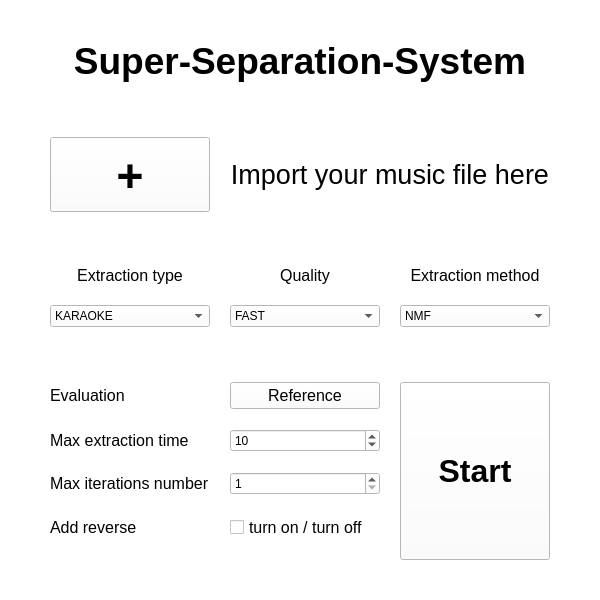
<?xml version="1.0" encoding="UTF-8"?>
<ui version="4.0">
 <class>MainWindow</class>
 <widget class="QMainWindow" name="MainWindow">
  <property name="geometry">
   <rect>
    <x>0</x>
    <y>0</y>
    <width>600</width>
    <height>600</height>
   </rect>
  </property>
  <property name="sizeIncrement">
   <size>
    <width>0</width>
    <height>0</height>
   </size>
  </property>
  <property name="palette">
   <palette>
    <active>
     <colorrole role="WindowText">
      <brush brushstyle="SolidPattern">
       <color alpha="255">
        <red>0</red>
        <green>0</green>
        <blue>0</blue>
       </color>
      </brush>
     </colorrole>
     <colorrole role="Button">
      <brush brushstyle="SolidPattern">
       <color alpha="255">
        <red>255</red>
        <green>255</green>
        <blue>255</blue>
       </color>
      </brush>
     </colorrole>
     <colorrole role="Light">
      <brush brushstyle="SolidPattern">
       <color alpha="255">
        <red>255</red>
        <green>255</green>
        <blue>255</blue>
       </color>
      </brush>
     </colorrole>
     <colorrole role="Midlight">
      <brush brushstyle="SolidPattern">
       <color alpha="255">
        <red>255</red>
        <green>255</green>
        <blue>255</blue>
       </color>
      </brush>
     </colorrole>
     <colorrole role="Dark">
      <brush brushstyle="SolidPattern">
       <color alpha="255">
        <red>127</red>
        <green>127</green>
        <blue>127</blue>
       </color>
      </brush>
     </colorrole>
     <colorrole role="Mid">
      <brush brushstyle="SolidPattern">
       <color alpha="255">
        <red>170</red>
        <green>170</green>
        <blue>170</blue>
       </color>
      </brush>
     </colorrole>
     <colorrole role="Text">
      <brush brushstyle="SolidPattern">
       <color alpha="255">
        <red>0</red>
        <green>0</green>
        <blue>0</blue>
       </color>
      </brush>
     </colorrole>
     <colorrole role="BrightText">
      <brush brushstyle="SolidPattern">
       <color alpha="255">
        <red>255</red>
        <green>255</green>
        <blue>255</blue>
       </color>
      </brush>
     </colorrole>
     <colorrole role="ButtonText">
      <brush brushstyle="SolidPattern">
       <color alpha="255">
        <red>0</red>
        <green>0</green>
        <blue>0</blue>
       </color>
      </brush>
     </colorrole>
     <colorrole role="Base">
      <brush brushstyle="SolidPattern">
       <color alpha="255">
        <red>255</red>
        <green>255</green>
        <blue>255</blue>
       </color>
      </brush>
     </colorrole>
     <colorrole role="Window">
      <brush brushstyle="SolidPattern">
       <color alpha="255">
        <red>255</red>
        <green>255</green>
        <blue>255</blue>
       </color>
      </brush>
     </colorrole>
     <colorrole role="Shadow">
      <brush brushstyle="SolidPattern">
       <color alpha="255">
        <red>0</red>
        <green>0</green>
        <blue>0</blue>
       </color>
      </brush>
     </colorrole>
     <colorrole role="AlternateBase">
      <brush brushstyle="SolidPattern">
       <color alpha="255">
        <red>255</red>
        <green>255</green>
        <blue>255</blue>
       </color>
      </brush>
     </colorrole>
     <colorrole role="ToolTipBase">
      <brush brushstyle="SolidPattern">
       <color alpha="255">
        <red>255</red>
        <green>255</green>
        <blue>220</blue>
       </color>
      </brush>
     </colorrole>
     <colorrole role="ToolTipText">
      <brush brushstyle="SolidPattern">
       <color alpha="255">
        <red>0</red>
        <green>0</green>
        <blue>0</blue>
       </color>
      </brush>
     </colorrole>
    </active>
    <inactive>
     <colorrole role="WindowText">
      <brush brushstyle="SolidPattern">
       <color alpha="255">
        <red>0</red>
        <green>0</green>
        <blue>0</blue>
       </color>
      </brush>
     </colorrole>
     <colorrole role="Button">
      <brush brushstyle="SolidPattern">
       <color alpha="255">
        <red>255</red>
        <green>255</green>
        <blue>255</blue>
       </color>
      </brush>
     </colorrole>
     <colorrole role="Light">
      <brush brushstyle="SolidPattern">
       <color alpha="255">
        <red>255</red>
        <green>255</green>
        <blue>255</blue>
       </color>
      </brush>
     </colorrole>
     <colorrole role="Midlight">
      <brush brushstyle="SolidPattern">
       <color alpha="255">
        <red>255</red>
        <green>255</green>
        <blue>255</blue>
       </color>
      </brush>
     </colorrole>
     <colorrole role="Dark">
      <brush brushstyle="SolidPattern">
       <color alpha="255">
        <red>127</red>
        <green>127</green>
        <blue>127</blue>
       </color>
      </brush>
     </colorrole>
     <colorrole role="Mid">
      <brush brushstyle="SolidPattern">
       <color alpha="255">
        <red>170</red>
        <green>170</green>
        <blue>170</blue>
       </color>
      </brush>
     </colorrole>
     <colorrole role="Text">
      <brush brushstyle="SolidPattern">
       <color alpha="255">
        <red>0</red>
        <green>0</green>
        <blue>0</blue>
       </color>
      </brush>
     </colorrole>
     <colorrole role="BrightText">
      <brush brushstyle="SolidPattern">
       <color alpha="255">
        <red>255</red>
        <green>255</green>
        <blue>255</blue>
       </color>
      </brush>
     </colorrole>
     <colorrole role="ButtonText">
      <brush brushstyle="SolidPattern">
       <color alpha="255">
        <red>0</red>
        <green>0</green>
        <blue>0</blue>
       </color>
      </brush>
     </colorrole>
     <colorrole role="Base">
      <brush brushstyle="SolidPattern">
       <color alpha="255">
        <red>255</red>
        <green>255</green>
        <blue>255</blue>
       </color>
      </brush>
     </colorrole>
     <colorrole role="Window">
      <brush brushstyle="SolidPattern">
       <color alpha="255">
        <red>255</red>
        <green>255</green>
        <blue>255</blue>
       </color>
      </brush>
     </colorrole>
     <colorrole role="Shadow">
      <brush brushstyle="SolidPattern">
       <color alpha="255">
        <red>0</red>
        <green>0</green>
        <blue>0</blue>
       </color>
      </brush>
     </colorrole>
     <colorrole role="AlternateBase">
      <brush brushstyle="SolidPattern">
       <color alpha="255">
        <red>255</red>
        <green>255</green>
        <blue>255</blue>
       </color>
      </brush>
     </colorrole>
     <colorrole role="ToolTipBase">
      <brush brushstyle="SolidPattern">
       <color alpha="255">
        <red>255</red>
        <green>255</green>
        <blue>220</blue>
       </color>
      </brush>
     </colorrole>
     <colorrole role="ToolTipText">
      <brush brushstyle="SolidPattern">
       <color alpha="255">
        <red>0</red>
        <green>0</green>
        <blue>0</blue>
       </color>
      </brush>
     </colorrole>
    </inactive>
    <disabled>
     <colorrole role="WindowText">
      <brush brushstyle="SolidPattern">
       <color alpha="255">
        <red>127</red>
        <green>127</green>
        <blue>127</blue>
       </color>
      </brush>
     </colorrole>
     <colorrole role="Button">
      <brush brushstyle="SolidPattern">
       <color alpha="255">
        <red>255</red>
        <green>255</green>
        <blue>255</blue>
       </color>
      </brush>
     </colorrole>
     <colorrole role="Light">
      <brush brushstyle="SolidPattern">
       <color alpha="255">
        <red>255</red>
        <green>255</green>
        <blue>255</blue>
       </color>
      </brush>
     </colorrole>
     <colorrole role="Midlight">
      <brush brushstyle="SolidPattern">
       <color alpha="255">
        <red>255</red>
        <green>255</green>
        <blue>255</blue>
       </color>
      </brush>
     </colorrole>
     <colorrole role="Dark">
      <brush brushstyle="SolidPattern">
       <color alpha="255">
        <red>127</red>
        <green>127</green>
        <blue>127</blue>
       </color>
      </brush>
     </colorrole>
     <colorrole role="Mid">
      <brush brushstyle="SolidPattern">
       <color alpha="255">
        <red>170</red>
        <green>170</green>
        <blue>170</blue>
       </color>
      </brush>
     </colorrole>
     <colorrole role="Text">
      <brush brushstyle="SolidPattern">
       <color alpha="255">
        <red>127</red>
        <green>127</green>
        <blue>127</blue>
       </color>
      </brush>
     </colorrole>
     <colorrole role="BrightText">
      <brush brushstyle="SolidPattern">
       <color alpha="255">
        <red>255</red>
        <green>255</green>
        <blue>255</blue>
       </color>
      </brush>
     </colorrole>
     <colorrole role="ButtonText">
      <brush brushstyle="SolidPattern">
       <color alpha="255">
        <red>127</red>
        <green>127</green>
        <blue>127</blue>
       </color>
      </brush>
     </colorrole>
     <colorrole role="Base">
      <brush brushstyle="SolidPattern">
       <color alpha="255">
        <red>255</red>
        <green>255</green>
        <blue>255</blue>
       </color>
      </brush>
     </colorrole>
     <colorrole role="Window">
      <brush brushstyle="SolidPattern">
       <color alpha="255">
        <red>255</red>
        <green>255</green>
        <blue>255</blue>
       </color>
      </brush>
     </colorrole>
     <colorrole role="Shadow">
      <brush brushstyle="SolidPattern">
       <color alpha="255">
        <red>0</red>
        <green>0</green>
        <blue>0</blue>
       </color>
      </brush>
     </colorrole>
     <colorrole role="AlternateBase">
      <brush brushstyle="SolidPattern">
       <color alpha="255">
        <red>255</red>
        <green>255</green>
        <blue>255</blue>
       </color>
      </brush>
     </colorrole>
     <colorrole role="ToolTipBase">
      <brush brushstyle="SolidPattern">
       <color alpha="255">
        <red>255</red>
        <green>255</green>
        <blue>220</blue>
       </color>
      </brush>
     </colorrole>
     <colorrole role="ToolTipText">
      <brush brushstyle="SolidPattern">
       <color alpha="255">
        <red>0</red>
        <green>0</green>
        <blue>0</blue>
       </color>
      </brush>
     </colorrole>
    </disabled>
   </palette>
  </property>
  <property name="font">
   <font>
    <family>Segoe UI</family>
   </font>
  </property>
  <property name="windowTitle">
   <string>Super-Separation-System</string>
  </property>
  <property name="iconSize">
   <size>
    <width>24</width>
    <height>24</height>
   </size>
  </property>
  <widget class="QWidget" name="centralwidget">
   <layout class="QGridLayout" name="gridLayout_4" rowstretch="0,0,0,0,0,0,0,0,0,0,0,0,0,0,0">
    <property name="leftMargin">
     <number>50</number>
    </property>
    <property name="topMargin">
     <number>40</number>
    </property>
    <property name="rightMargin">
     <number>50</number>
    </property>
    <property name="bottomMargin">
     <number>40</number>
    </property>
    <property name="spacing">
     <number>20</number>
    </property>
    <item row="12" column="0">
     <widget class="QLabel" name="maxIterationsLabel">
      <property name="font">
       <font>
        <pointsize>12</pointsize>
       </font>
      </property>
      <property name="text">
       <string>Max iterations number</string>
      </property>
      <property name="alignment">
       <set>Qt::AlignLeading|Qt::AlignLeft|Qt::AlignVCenter</set>
      </property>
     </widget>
    </item>
    <item row="11" column="0">
     <widget class="QLabel" name="maxTimeLabel">
      <property name="font">
       <font>
        <pointsize>12</pointsize>
       </font>
      </property>
      <property name="text">
       <string>Max extraction time</string>
      </property>
      <property name="alignment">
       <set>Qt::AlignLeading|Qt::AlignLeft|Qt::AlignVCenter</set>
      </property>
     </widget>
    </item>
    <item row="0" column="0" colspan="3">
     <widget class="QLabel" name="titleLabel">
      <property name="font">
       <font>
        <family>Segoe UI</family>
        <pointsize>28</pointsize>
        <weight>75</weight>
        <italic>false</italic>
        <bold>true</bold>
        <underline>false</underline>
        <strikeout>false</strikeout>
        <kerning>false</kerning>
       </font>
      </property>
      <property name="text">
       <string>Super-Separation-System</string>
      </property>
      <property name="textFormat">
       <enum>Qt::AutoText</enum>
      </property>
      <property name="scaledContents">
       <bool>false</bool>
      </property>
      <property name="alignment">
       <set>Qt::AlignCenter</set>
      </property>
     </widget>
    </item>
    <item row="12" column="1">
     <widget class="QSpinBox" name="maxIterationsSpinBox">
      <property name="minimum">
       <number>1</number>
      </property>
     </widget>
    </item>
    <item row="11" column="1">
     <widget class="QSpinBox" name="maxTimeSpinBox">
      <property name="minimum">
       <number>1</number>
      </property>
      <property name="value">
       <number>10</number>
      </property>
     </widget>
    </item>
    <item row="4" column="1">
     <widget class="QLabel" name="qualityLabel">
      <property name="font">
       <font>
        <pointsize>12</pointsize>
       </font>
      </property>
      <property name="text">
       <string>Quality</string>
      </property>
      <property name="alignment">
       <set>Qt::AlignCenter</set>
      </property>
     </widget>
    </item>
    <item row="4" column="2">
     <widget class="QLabel" name="extractionMethodLabel">
      <property name="font">
       <font>
        <pointsize>12</pointsize>
       </font>
      </property>
      <property name="text">
       <string>Extraction method</string>
      </property>
      <property name="alignment">
       <set>Qt::AlignCenter</set>
      </property>
     </widget>
    </item>
    <item row="7" column="0">
     <widget class="QComboBox" name="extractionTypeComboBox">
      <property name="layoutDirection">
       <enum>Qt::LeftToRight</enum>
      </property>
      <property name="currentText">
       <string>KARAOKE</string>
      </property>
      <item>
       <property name="text">
        <string>KARAOKE</string>
       </property>
      </item>
      <item>
       <property name="text">
        <string>BASS</string>
       </property>
      </item>
      <item>
       <property name="text">
        <string>DRUMS</string>
       </property>
      </item>
      <item>
       <property name="text">
        <string>VOCAL</string>
       </property>
      </item>
      <item>
       <property name="text">
        <string>FULL</string>
       </property>
      </item>
     </widget>
    </item>
    <item row="7" column="1">
     <widget class="QComboBox" name="qualityComboBox">
      <property name="currentText">
       <string>FAST</string>
      </property>
      <item>
       <property name="text">
        <string>FAST</string>
       </property>
      </item>
      <item>
       <property name="text">
        <string>NORMAL</string>
       </property>
      </item>
      <item>
       <property name="text">
        <string>HIGH</string>
       </property>
      </item>
     </widget>
    </item>
    <item row="2" column="0">
     <widget class="QPushButton" name="importFileButton">
      <property name="sizePolicy">
       <sizepolicy hsizetype="Ignored" vsizetype="Preferred">
        <horstretch>0</horstretch>
        <verstretch>0</verstretch>
       </sizepolicy>
      </property>
      <property name="minimumSize">
       <size>
        <width>2</width>
        <height>0</height>
       </size>
      </property>
      <property name="baseSize">
       <size>
        <width>0</width>
        <height>0</height>
       </size>
      </property>
      <property name="font">
       <font>
        <family>Bauhaus 93</family>
        <pointsize>36</pointsize>
        <weight>75</weight>
        <bold>true</bold>
        <stylestrategy>PreferDefault</stylestrategy>
       </font>
      </property>
      <property name="layoutDirection">
       <enum>Qt::LeftToRight</enum>
      </property>
      <property name="text">
       <string>+</string>
      </property>
      <property name="autoDefault">
       <bool>false</bool>
      </property>
      <property name="default">
       <bool>false</bool>
      </property>
      <property name="flat">
       <bool>false</bool>
      </property>
     </widget>
    </item>
    <item row="2" column="1" colspan="2">
     <widget class="QLabel" name="importFIleLabel">
      <property name="font">
       <font>
        <pointsize>20</pointsize>
       </font>
      </property>
      <property name="text">
       <string>Import your music file here</string>
      </property>
      <property name="alignment">
       <set>Qt::AlignCenter</set>
      </property>
     </widget>
    </item>
    <item row="9" column="0">
     <spacer name="verticalSpacer_3">
      <property name="orientation">
       <enum>Qt::Vertical</enum>
      </property>
      <property name="sizeHint" stdset="0">
       <size>
        <width>20</width>
        <height>40</height>
       </size>
      </property>
     </spacer>
    </item>
    <item row="3" column="0">
     <spacer name="verticalSpacer">
      <property name="orientation">
       <enum>Qt::Vertical</enum>
      </property>
      <property name="sizeHint" stdset="0">
       <size>
        <width>20</width>
        <height>40</height>
       </size>
      </property>
     </spacer>
    </item>
    <item row="1" column="0">
     <spacer name="verticalSpacer_4">
      <property name="orientation">
       <enum>Qt::Vertical</enum>
      </property>
      <property name="sizeHint" stdset="0">
       <size>
        <width>20</width>
        <height>40</height>
       </size>
      </property>
     </spacer>
    </item>
    <item row="7" column="2">
     <widget class="QComboBox" name="extractionMethodComboBox">
      <item>
       <property name="text">
        <string>NMF</string>
       </property>
      </item>
     </widget>
    </item>
    <item row="13" column="0">
     <widget class="QLabel" name="reverseLabel">
      <property name="font">
       <font>
        <pointsize>12</pointsize>
       </font>
      </property>
      <property name="text">
       <string>Add reverse</string>
      </property>
      <property name="alignment">
       <set>Qt::AlignLeading|Qt::AlignLeft|Qt::AlignVCenter</set>
      </property>
     </widget>
    </item>
    <item row="13" column="1">
     <widget class="QCheckBox" name="reverseCheckBox">
      <property name="font">
       <font>
        <pointsize>12</pointsize>
       </font>
      </property>
      <property name="text">
       <string>turn on / turn off</string>
      </property>
     </widget>
    </item>
    <item row="4" column="0">
     <widget class="QLabel" name="extractionTypeLabel">
      <property name="font">
       <font>
        <pointsize>12</pointsize>
       </font>
      </property>
      <property name="text">
       <string>Extraction type</string>
      </property>
      <property name="alignment">
       <set>Qt::AlignCenter</set>
      </property>
     </widget>
    </item>
    <item row="10" column="0">
     <widget class="QLabel" name="extractionLocation">
      <property name="font">
       <font>
        <pointsize>12</pointsize>
       </font>
      </property>
      <property name="text">
       <string>Evaluation</string>
      </property>
      <property name="alignment">
       <set>Qt::AlignLeading|Qt::AlignLeft|Qt::AlignVCenter</set>
      </property>
     </widget>
    </item>
    <item row="10" column="1">
     <widget class="QPushButton" name="referenceLocationButton">
      <property name="font">
       <font>
        <pointsize>12</pointsize>
       </font>
      </property>
      <property name="text">
       <string>Reference</string>
      </property>
     </widget>
    </item>
    <item row="10" column="2" rowspan="5">
     <widget class="QPushButton" name="startButton">
      <property name="sizePolicy">
       <sizepolicy hsizetype="Preferred" vsizetype="Preferred">
        <horstretch>0</horstretch>
        <verstretch>0</verstretch>
       </sizepolicy>
      </property>
      <property name="font">
       <font>
        <pointsize>24</pointsize>
        <weight>75</weight>
        <bold>true</bold>
       </font>
      </property>
      <property name="text">
       <string>Start</string>
      </property>
     </widget>
    </item>
   </layout>
  </widget>
 </widget>
 <resources/>
 <connections/>
</ui>
